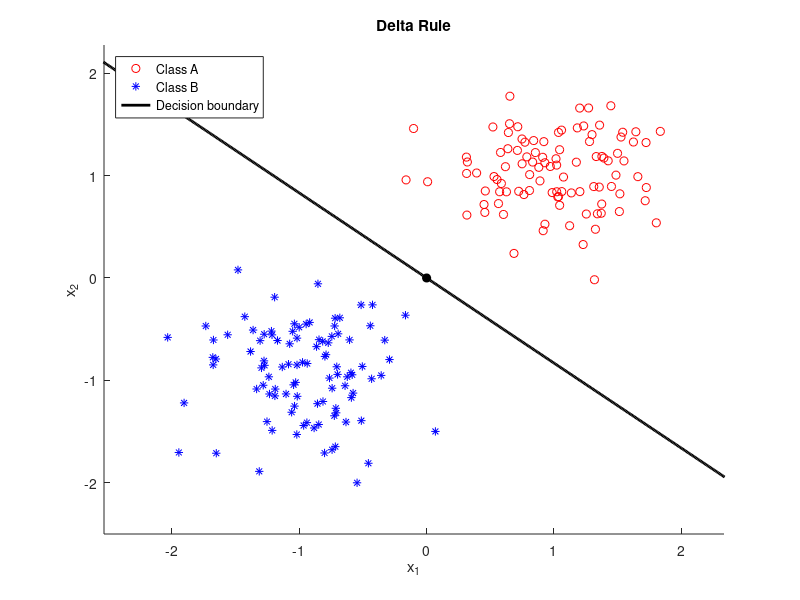
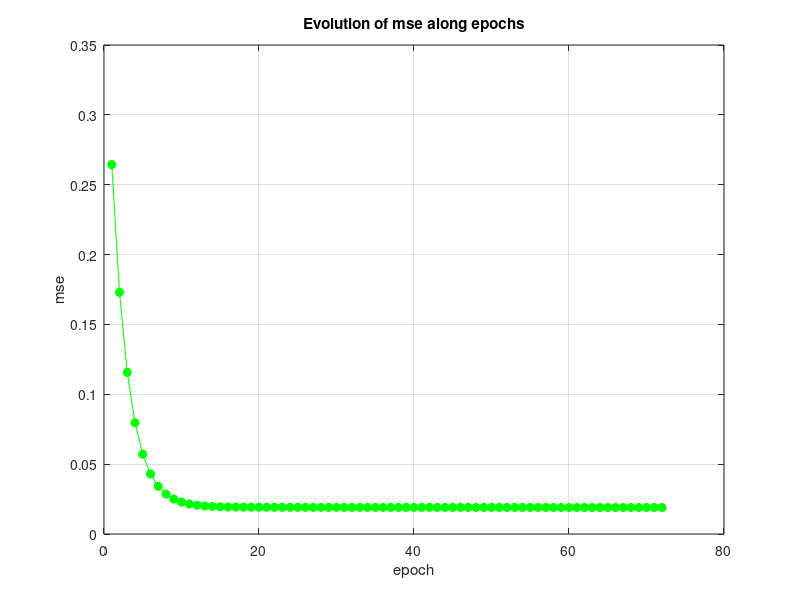

Here is the MATLAB script that generated these plots, in order:
%% Delta rule batch (no bias)

%With no bias, it can't classify inputs correctly if both groups are in the
%same quadrant

clear
close all

% Data generation

n = 100; % Number of data
nInputs = 2;
nOutputs = 1;
mA = [ 1, 1]; sigmaA = 0.4; % Mean and std. dev of A
mB = [ -1, -1]; sigmaB = 0.4; % Mean and std. dev of B

classA(1,:) = randn(1,n) .* sigmaA + mA(1);
classA(2,:) = randn(1,n) .* sigmaA + mA(2);
classB(1,:) = randn(1,n) .* sigmaB + mB(1);
classB(2,:) = randn(1,n) .* sigmaB + mB(2);

p = randperm(n);

% Input data

X = [classA classB];
index = randperm(2*n);

X(1,:) = X(1,index); % X => input matrix
X(2,:) = X(2,index);

T = sign(n-index); % T => target matrix
T(T==0) = 1;

rate = 0.001; % learning rate or step size
W = 0.2*randn(nOutputs,nInputs); % Random initialization of W = [w1 w2 theta]
% Neccesary variables for plotting the decision boundary

x1 = -4:0.01:4;
x2 = -W(1)*x1/W(2);

Y1 = W*X; % output before thresholding
Y = sign(Y1); % output after thresholding
e = 0.5*(T-Y1); %error

deltaW = [1000 1000]; % initial deltaW
mse = [];
deltaErr = 1000;

while deltaErr>=1e-6
    clf('reset')
    Y1 = W*X; % output before thresholding
    e = 0.5*(Y1-T); % error calculation
    mse(end+1) = sum(e.^2)/length(e);
    deltaW = -rate*e*transpose(X); % change of deltaW
    W = W + deltaW; % update W
    x2 = -W(1)*x1/W(2); % update x2 for plotting
    hold on
    plot(classA(1,:),classA(2,:),'or')
    plot(classB(1,:),classB(2,:),'*b')
    plot(x1,x2,'k','LineWidth',2)
    plot(0,0,'ok','MarkerFaceColor','k')
    xlabel('x_{1}')
    ylabel('x_{2}')
    title('Delta Rule')
    legend('Class A','Class B','Decision boundary','Location','NorthWest')
    axis ([min(X(1,:))-0.5 max(X(1,:))+0.5 min(X(2,:))-0.5 max(X(2,:))+0.5])
    hold off
    drawnow
    if (length(mse)>1)
        deltaErr = abs(mse(end-1) - mse(end));
    end
end

%plot evolution of MSE (Mean Square Error)
figure
plot(mse,'o-g','MarkerFaceColor','g')
xlabel('epoch')
ylabel('mse')
title('Evolution of mse along epochs')
grid on
